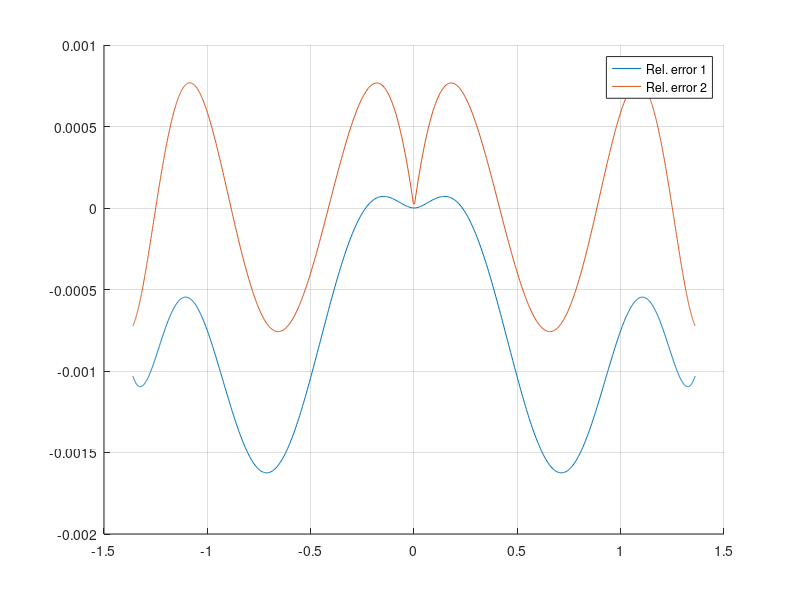

Reproduce this figure in MATLAB. (Note: this script raises an error after producing the figure.)
clear;
mu0 = 4*pi*1e-7;

%% Test inverse Langevin function
% Test parameters
Ms = 1.7; a = 2000;
% Applied field
H = linspace(-1e4,1e4,1000);
% Langevin function
M = Ms*(coth(H/a)- a./H);
% Inverse Langevin function
% Source: https://doi.org/10.1016/j.jnnfm.2015.05.007
H_inv = sign(M).*a.*(3*(abs(M)./Ms) + (1/5)*(abs(M)./Ms).^2 .* sin((7/2)*(abs(M)./Ms)) + (1./(1-(abs(M)./Ms))).*(abs(M)./Ms).^3);
% Source: https://doi.org/10.1016/j.jnnfm.2017.09.003
H_inv2 = sign(M).*a.*((abs(M)./Ms).*(3 - (773/768)*(abs(M)./Ms).^2 - (1300/1351)*(abs(M)./Ms).^4 + (501/340)*(abs(M)./Ms).^6 - (678/1385)*(abs(M)./Ms).^8))./((1-(abs(M)./Ms)).*(1+(866/853)*(abs(M)./Ms)));

figure; hold on;
plot(M,(H-H_inv)./H);
plot(M,(H-H_inv2)./H);
grid on; legend('Rel. error 1', 'Rel. error 2');

%% Load hysteresis curve
% % Hysteresis curve without initial magnetization
% load('./data/test_curve_smoothed.mat','hyst');
% % Assuming H starts at -H_max:
% H = -hyst(:,1);
% M = -hyst(:,2)/mu0;

%% Test hysteresis model
% https://doi.org/10.1109/TMAG.2024.3405644
% Parameters
Ms = 1.7e6; % (A/m)
a = 2000; % (m/A)
Hc = 2000; % (A/m)
chi = 100;

% Magnetization vector
N = 1e4;
Mmax = 1.5e6;
M = [linspace(1e-6,Mmax,N), linspace(Mmax,-Mmax,2*N), linspace(-Mmax,Mmax,2*N)];

% Compute model H(M)
H_model = hyst_explicit(M,Ms,a,Hc,chi);

% Plot
figure;
plot(H_model,M);
grid on;

%% Hysteresis solution (Explicit Euler)
function H = hyst_explicit(M,Ms,a,Hc,chi)
    N = length(M);
    H = zeros(N,1);
    Hi = zeros(N,1);
    for k = 1:N-1
        dM = (M(k+1)-M(k));
        e = sign(dM);        
        
        Hi(k+1) = (1 - e*Hi(k)/Hc)*(1/chi)*dM + Hi(k);
        Hr = a*sign(M(k+1))*(3*(abs(M(k+1))/Ms) + (1/5)*(abs(M(k+1))/Ms)^2 * sin((7/2)*(abs(M(k+1))./Ms)) + (1/(1-(abs(M(k+1))/Ms)))*(abs(M(k+1))/Ms)^3);
        H(k+1) = Hr + Hi(k+1);
    end    
end